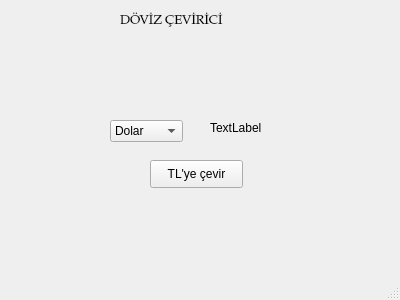
<?xml version="1.0" encoding="UTF-8"?>
<ui version="4.0">
 <class>DovizCevirici</class>
 <widget class="QMainWindow" name="DovizCevirici">
  <property name="geometry">
   <rect>
    <x>0</x>
    <y>0</y>
    <width>400</width>
    <height>300</height>
   </rect>
  </property>
  <property name="windowTitle">
   <string>Döviz Çevirici</string>
  </property>
  <widget class="QWidget" name="centralwidget">
   <widget class="QLabel" name="tlKarsilik">
    <property name="geometry">
     <rect>
      <x>210</x>
      <y>120</y>
      <width>55</width>
      <height>16</height>
     </rect>
    </property>
    <property name="text">
     <string>TextLabel</string>
    </property>
   </widget>
   <widget class="QPushButton" name="pushButton">
    <property name="geometry">
     <rect>
      <x>150</x>
      <y>160</y>
      <width>93</width>
      <height>28</height>
     </rect>
    </property>
    <property name="text">
     <string>TL'ye çevir</string>
    </property>
   </widget>
   <widget class="QComboBox" name="comboBox">
    <property name="geometry">
     <rect>
      <x>110</x>
      <y>120</y>
      <width>73</width>
      <height>22</height>
     </rect>
    </property>
    <property name="currentText">
     <string>Dolar</string>
    </property>
    <item>
     <property name="text">
      <string>Dolar</string>
     </property>
    </item>
    <item>
     <property name="text">
      <string>Euro</string>
     </property>
    </item>
    <item>
     <property name="text">
      <string>Pound</string>
     </property>
    </item>
   </widget>
   <widget class="QLabel" name="label_2">
    <property name="geometry">
     <rect>
      <x>120</x>
      <y>0</y>
      <width>141</width>
      <height>41</height>
     </rect>
    </property>
    <property name="font">
     <font>
      <family>Palatino Linotype</family>
      <pointsize>10</pointsize>
     </font>
    </property>
    <property name="text">
     <string>DÖVİZ ÇEVİRİCİ</string>
    </property>
   </widget>
  </widget>
  <widget class="QMenuBar" name="menubar">
   <property name="geometry">
    <rect>
     <x>0</x>
     <y>0</y>
     <width>400</width>
     <height>26</height>
    </rect>
   </property>
  </widget>
  <widget class="QStatusBar" name="statusbar"/>
 </widget>
 <resources/>
 <connections/>
</ui>
